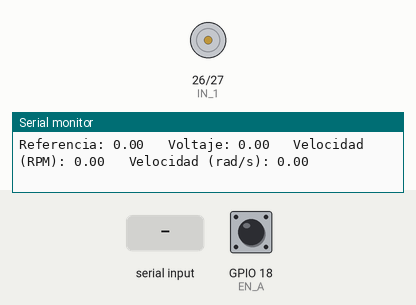
Bench run of a sketch on a simulated ESP32. On the bench: motor-driver pin pairs drawn as motors (green arrow = first pin HIGH = forward, orange = second pin HIGH = backward, longer = more drive, scaled by the enable pin), the last lines printed to the serial monitor. Inputs (shaded band) come from the test bench; at power-on: GPIO 18 (EN_A) HIGH.

Above: at 1.2 s.
1.3 s: "90,45\n" received over Serial
At 1.7 s:
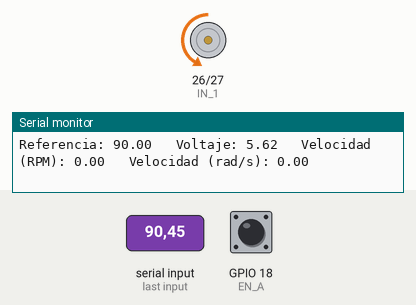
2.8 s: "30,150\n" received over Serial
At 4.0 s:
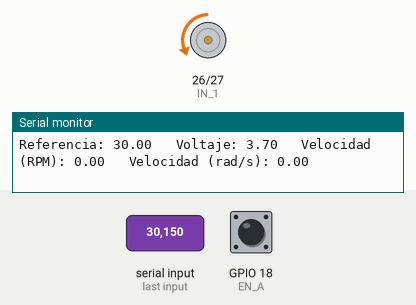
4.3 s: "200\n" received over Serial
At 5.2 s:
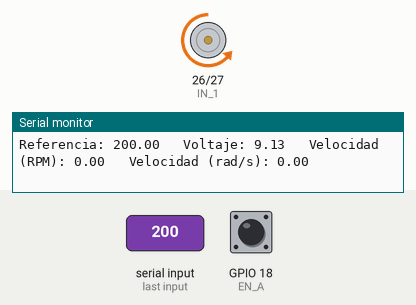
5.8 s: "90\n" received over Serial
At 6.3 s:
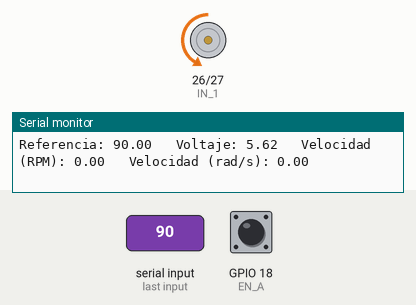
Timing chart, 0 to 8.3 s (numbered marks = the images above; inputs shaded):
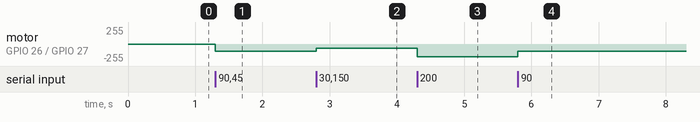

The sketch:

MotorD.ino
```cpp
//Zaida Irais López Mendieta A01708755
//Francisco Alejandro Velázquez Ledesma - A01709475
//Julio David Reséndiz Cruz - A01709375

// Definición de pines para el control del motor y los encoders
#define IN_1 26
#define IN_2 27
#define EN 14
#define EN_A 18
#define EN_B 19

// Configuración del PWM para controlar la velocidad del motor
#define PWM_CH 0
#define FREQ 5000
#define RES 8

// Parámetros para la estimación de la velocidad del motor
#define DT 20000    // Intervalo de tiempo para la estimación de la velocidad (en microsegundos)
#define REDUCTOR 34 // Relación de reducción del motor
#define CPR 12      // Cuentas por revolución del encoder

// Variables para almacenar información del motor y la velocidad
float voltaje_motor;
float referencia = 0;
double pos = 0;
double pos_ant = 0;
double timer = 0;
float vel = 0;
float vel_rad_s = 0; // Velocidad en radianes por segundo

// Función de interrupción para contar pulsos del encoder
void IRAM_ATTR int_callback() {
  if (digitalRead(EN_B) == 0) {
    pos += 1;
  } else {
    pos -= 1;
  }
}

void setup() {
  Serial.begin(115200); // Iniciar comunicación serial para depuración

  // Configurar pines de control del motor
  pinMode(IN_1, OUTPUT);
  pinMode(IN_2, OUTPUT);
  pinMode(EN, OUTPUT);

  // Configurar pines de los encoders
  pinMode(EN_A, INPUT);
  pinMode(EN_B, INPUT);

  // Adjuntar la interrupción al pin del encoder A
  attachInterrupt(EN_A, int_callback, FALLING);

  // Configurar el PWM para el control de velocidad del motor
  ledcSetup(PWM_CH, FREQ, RES);
  ledcAttachPin(EN, PWM_CH);
}

void loop() {
  // Verificar si hay datos disponibles en el puerto serial
  if (Serial.available() > 0) {
    String inputString = Serial.readStringUntil('\n'); // Leer la referencia de velocidad del puerto serial
    referencia = inputString.toFloat(); // Convertir la referencia a float

    // Calcular el voltaje necesario para alcanzar la referencia de velocidad
    if (referencia >= 0) {
      voltaje_motor = (referencia + 86.0) / 31.33; // Fórmula original
    } else {
      voltaje_motor = (referencia - 55.2) / (-29.4); // Nueva fórmula para velocidad negativa
    }

    int duty_cycle = map(voltaje_motor, 0, 12, 0, 255); // Asegurar que el duty_cycle esté en el rango 0-255

    // Controlar el sentido de giro del motor en base a la referencia
    if (referencia >= 0) {
      digitalWrite(IN_1, LOW);
      digitalWrite(IN_2, HIGH);
    } else {
      digitalWrite(IN_1, HIGH);
      digitalWrite(IN_2, LOW);
    }

    ledcWrite(PWM_CH, duty_cycle); // Establecer la velocidad del motor
  }

  // Estimar la velocidad del motor y convertirla a rad/s
  if ((micros() - timer) > DT) {
    timer = micros();
    vel = (((pos - pos_ant) / DT) / (CPR * REDUCTOR)) * (1000000.0 * 60.0);
    vel_rad_s = vel * (2.0 * PI / 60.0); // Convertir RPM a rad/s
    pos_ant = pos;

    // Imprimir información por el puerto serial para depuración
    Serial.print("Referencia: ");
    Serial.print(referencia);
    Serial.print("   Voltaje: ");
    Serial.print(voltaje_motor);
    Serial.print("   Velocidad (RPM): ");
    Serial.print(vel);
    Serial.print("   Velocidad (rad/s): ");
    Serial.println(vel_rad_s);
  }
}
```

Measured:
- after the input at 1.3 s, motor on GPIO 26 (IN_1) / GPIO 27 (IN_2): stopped → backward 106/255 at once
- after the input at 2.8 s, motor on GPIO 26 (IN_1) / GPIO 27 (IN_2): backward 106/255 → backward 63/255 at once
- after the input at 4.3 s, motor on GPIO 26 (IN_1) / GPIO 27 (IN_2): backward 63/255 → backward 190/255 at once
- after the input at 5.8 s, motor on GPIO 26 (IN_1) / GPIO 27 (IN_2): backward 190/255 → backward 106/255 at once
